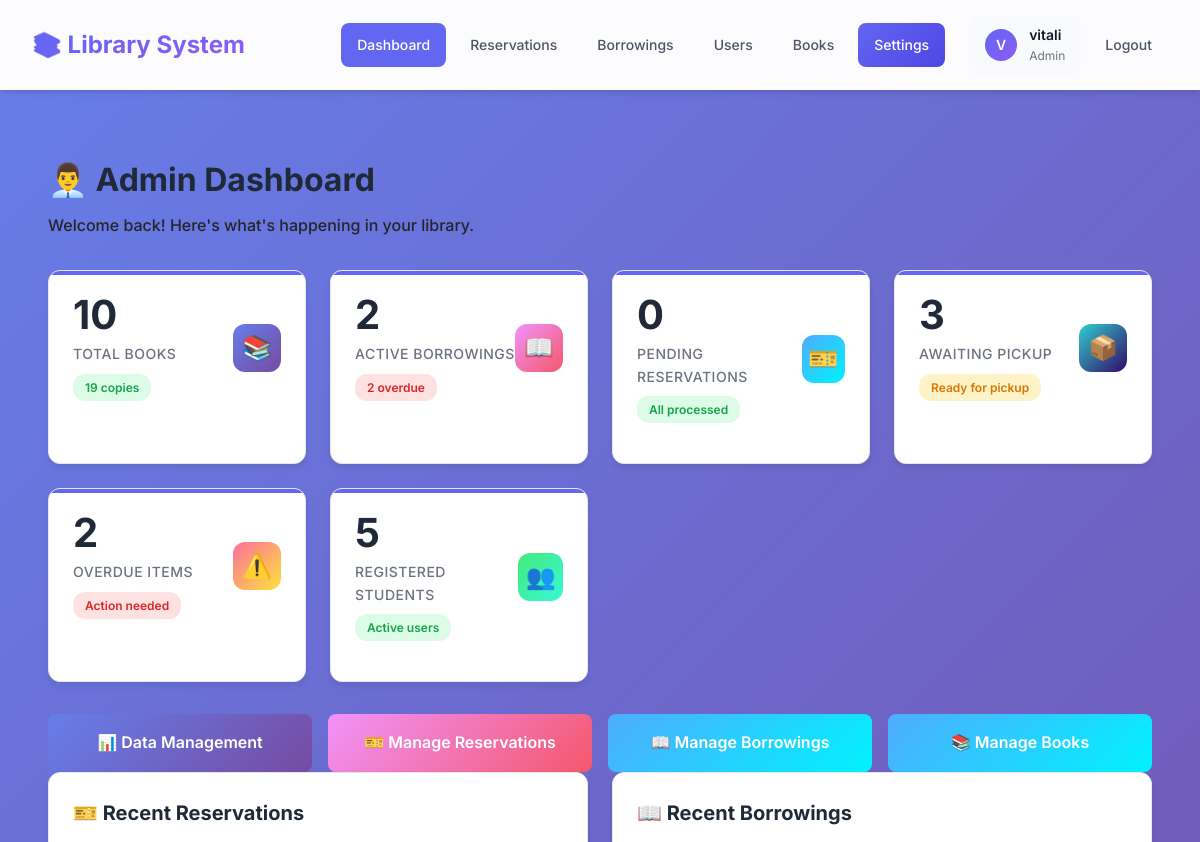
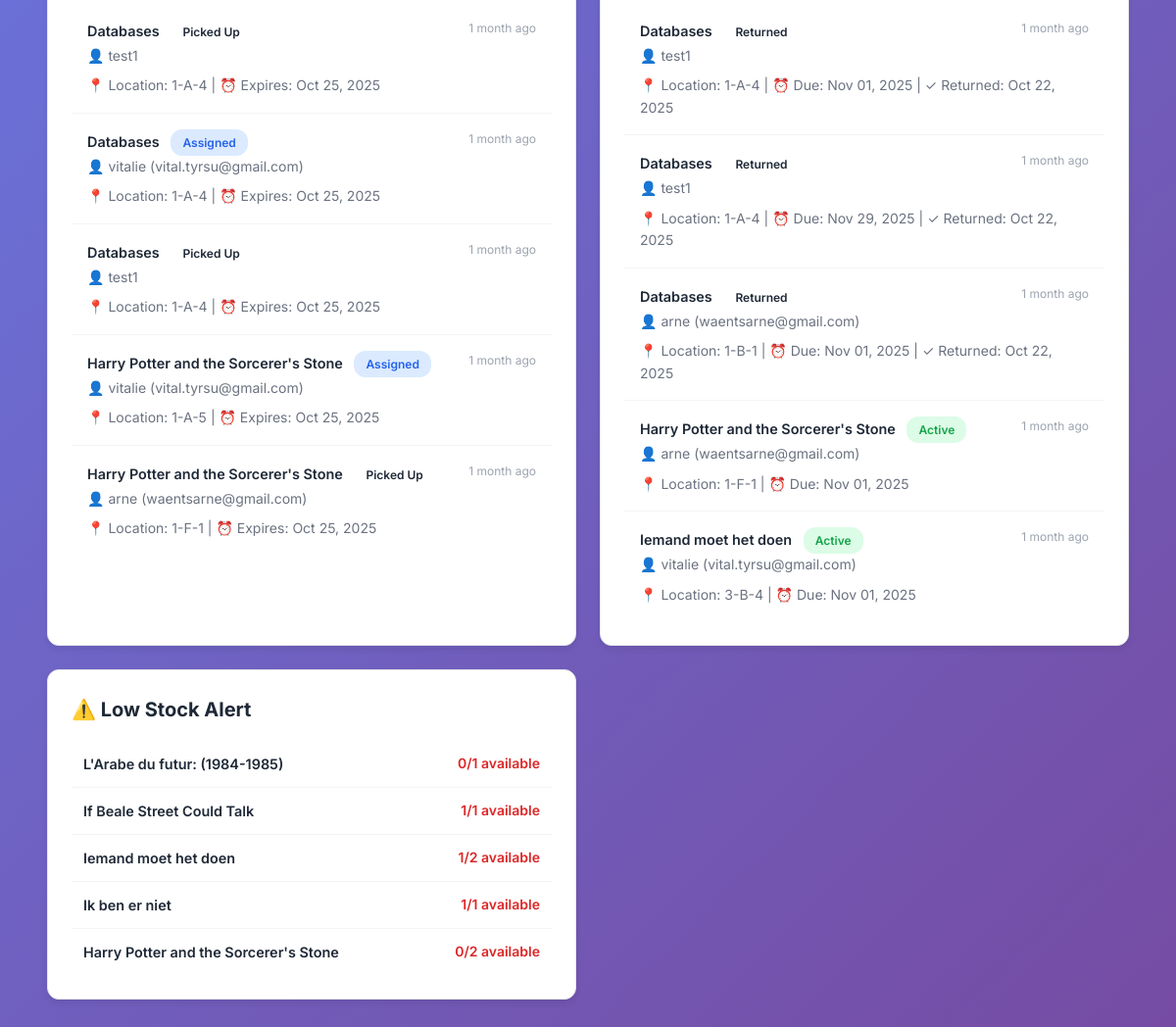
The page /admin-dashboard/ (signed in) on the database as committed earlier (2 pictures, top to bottom).
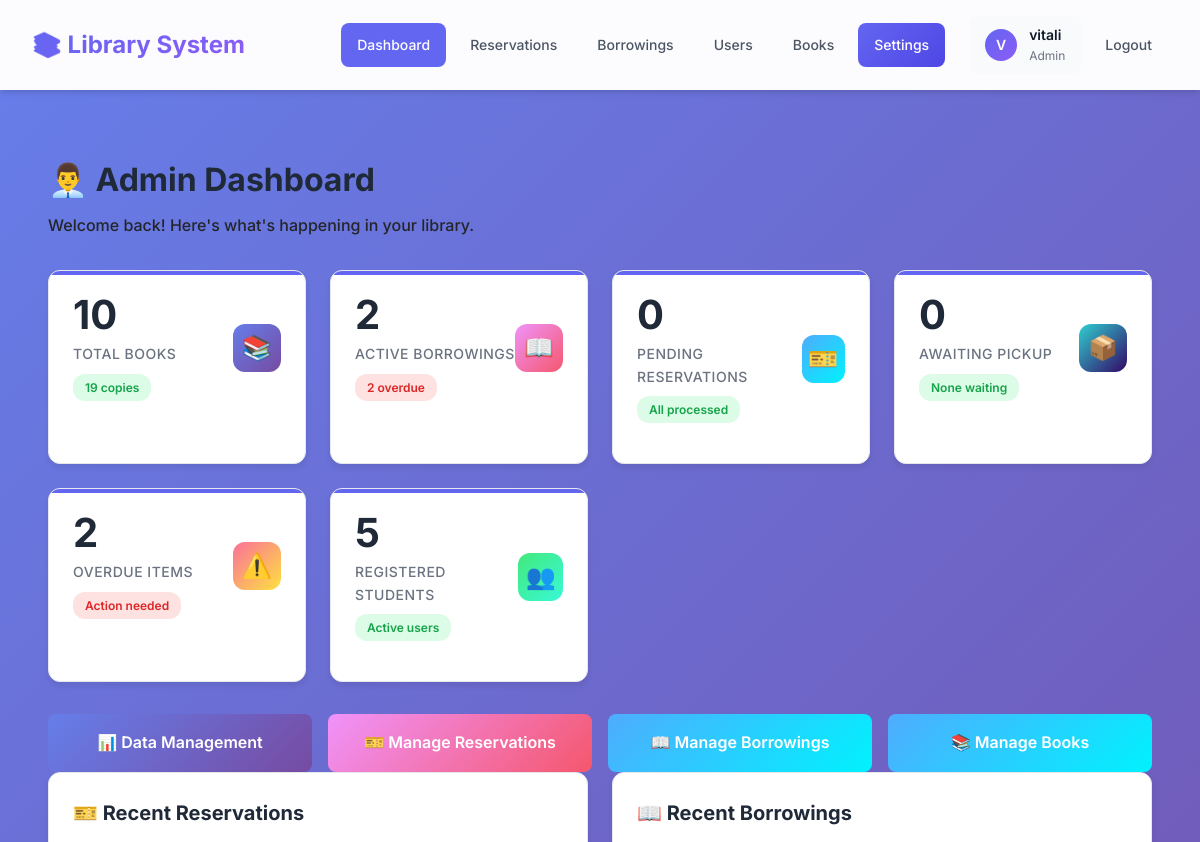
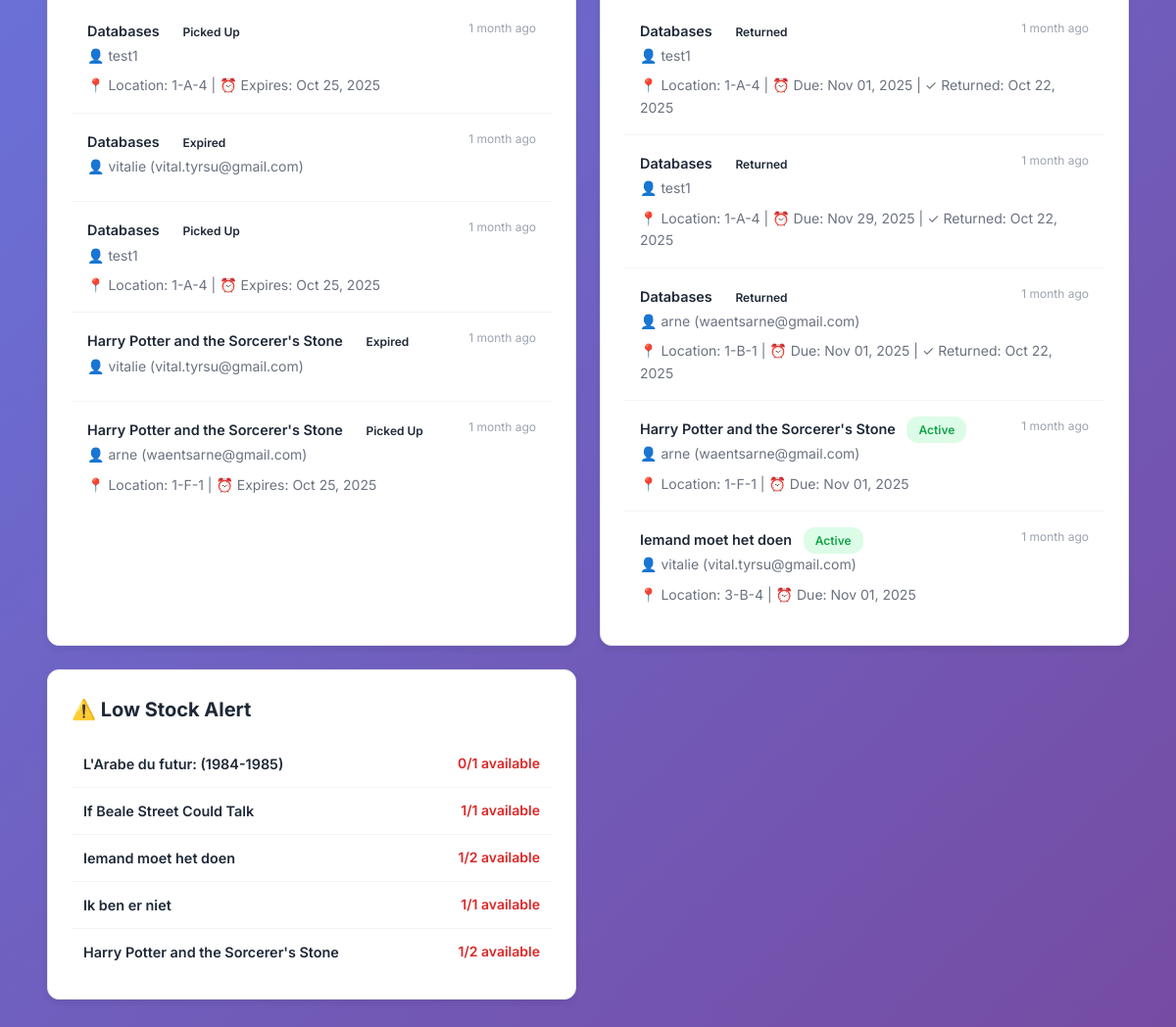
The same page on the database as committed later (2 pictures, top to bottom).
### library/models.py (models this page shows, shortened)
class Reservation(models.Model):
    STATUS_CHOICES = (
        ('pending', 'Pending'),
        ('assigned', 'Assigned'),
        ('picked_up', 'Picked Up'),
        ('expired', 'Expired'),
        ('canceled', 'Canceled'),
    )
    user = models.ForeignKey(User, on_delete=models.CASCADE)
    book = models.ForeignKey(Book, on_delete=models.CASCADE)
    copy = models.ForeignKey(BookCopy, on_delete=models.SET_NULL, null=True, blank=True)
    reservation_date = models.DateTimeField(auto_now_add=True)
    expiration_date = models.DateTimeField(null=True, blank=True)
    status = models.CharField(max_length=10, choices=STATUS_CHOICES, default='pending')
    class Meta:
        db_table = 'reservations'
        indexes = [
            models.Index(fields=['status'], name='reservation_status_idx'),  # For filtering by status
            models.Index(fields=['user', 'status'], name='reservation_user_status_idx'),  # For user's reservations
            models.Index(fields=['expiration_date'], name='reservation_expiry_idx'),  # For expiry checks
            models.Index(fields=['book', 'status'], name='reservation_book_status_idx'),  # For book availability
        ]

class BookCopy(models.Model):
    CONDITION_CHOICES = (
        ('new', 'New'),
        ('good', 'Good'),
        ('fair', 'Fair'),
        ('poor', 'Poor'),
        ('lost', 'Lost'),  # Permanently unavailable
    )
    book = models.ForeignKey(Book, on_delete=models.CASCADE)
    condition = models.CharField(max_length=50, choices=CONDITION_CHOICES, default='good')
    location = models.CharField(
        max_length=50,
        unique=True,  # Each physical location can only hold one book copy
        validators=[RegexValidator(regex=r'^\d+-[A-Z]-\d+$', message='Format must be like "1-A-12"')],
        help_text='Physical shelf location (e.g., 1-A-12). Must be unique across all book copies.'
    )
    lost_date = models.DateTimeField(null=True, blank=True, help_text='Date when book was marked as lost')
    lost_reason = models.TextField(null=True, blank=True, help_text='Reason why book was marked as lost')
    class Meta:
        db_table = 'book_copies'
        indexes = [
            models.Index(fields=['book'], name='bookcopy_book_idx'),  # For finding copies of a book
            models.Index(fields=['condition'], name='bookcopy_condition_idx'),  # For filtering lost books
        ]

class Book(models.Model):
    title = models.CharField(max_length=255)
    author = models.CharField(max_length=255, null=True, blank=True, unique=True)
    publication_year = models.IntegerField(null=True, blank=True)
    genre = models.CharField(max_length=50, null=True, blank=True)
    isbn = models.CharField(max_length=13, null=True, blank=True, unique=True)
    cover_image = models.ImageField(upload_to='book_covers/', blank=True, null=True)
    class Meta:
        db_table = 'books'
        indexes = [
            models.Index(fields=['title'], name='book_title_idx'),  # For search queries
            models.Index(fields=['author'], name='book_author_idx'),  # For search queries
            models.Index(fields=['genre'], name='book_genre_idx'),  # For genre filtering
        ]

class User(AbstractUser):
    ROLE_CHOICES = (
        ('student', 'Student'),
        ('teacher', 'Teacher'),
        ('admin', 'Admin'),
    )
    role = models.CharField(max_length=7, choices=ROLE_CHOICES, default='student')
    objects = UserManager()
    class Meta:
        db_table = 'users'

### library/views.py (the view)
# urls.py: path('admin-dashboard/', views.admin_dashboard, name='admin_dashboard'),
@login_required(login_url='student_login')
def admin_dashboard(request):
    if not request.user.is_staff:
        messages.error(request, 'You do not have permission to access the admin dashboard.')
        return redirect('book_catalog')
    from django.core.cache import cache
    cache_key = 'admin_dashboard_stats'
    stats = cache.get(cache_key)
    if not stats:
        stats = {
            'total_books': Book.objects.count(),
            'total_copies': BookCopy.objects.count(),
            'total_users': User.objects.filter(is_staff=False).count(),
            'active_borrowings': Borrowing.objects.filter(
                return_date__isnull=True,
                status='active'
            ).count(),
            'overdue_borrowings': Borrowing.objects.filter(
                return_date__isnull=True,
                status='active',
                due_date__lt=timezone.now()
            ).count(),
            'pending_reservations': Reservation.objects.filter(
                status='pending'
            ).count(),
            'assigned_reservations': Reservation.objects.filter(
                status='assigned'
            ).count(),
            'lost_books': BookCopy.objects.filter(condition='lost').count(),
        }
        cache.set(cache_key, stats, 300)
    total_books = stats['total_books']
    total_copies = stats['total_copies']
    total_users = stats['total_users']
    active_borrowings = stats['active_borrowings']
    overdue_borrowings = stats['overdue_borrowings']
    pending_reservations = stats['pending_reservations']
    assigned_reservations = stats['assigned_reservations']
    lost_books = stats['lost_books']
    recent_reservations = Reservation.objects.select_related(
        'user', 'book', 'copy'
    ).order_by('-reservation_date')[:5]
    recent_borrowings = Borrowing.objects.select_related(
        'user', 'copy__book'
    ).order_by('-borrow_date')[:5]
    low_stock_books = []
    for book in Book.objects.all():
        total_copies_count = BookCopy.objects.filter(book=book).count()
        unavailable_count = BookCopy.objects.filter(book=book).filter(
            Q(borrowing__return_date__isnull=True, borrowing__status='active') |
            Q(reservation__status__in=['assigned', 'picked_up'])
        ).distinct().count()
        available = total_copies_count - unavailable_count
        if available < 2 and total_copies_count > 0:
            low_stock_books.append({
                'book': book,
                'available': available,
                'total': total_copies_count
            })
    context = {
        'total_books': total_books,
        'total_copies': total_copies,
        'total_users': total_users,
        'active_borrowings': active_borrowings,
        'overdue_borrowings': overdue_borrowings,
        'pending_reservations': pending_reservations,
        'assigned_reservations': assigned_reservations,
        'lost_books': lost_books,
        'recent_reservations': recent_reservations,
        'recent_borrowings': recent_borrowings,
        'low_stock_books': low_stock_books[:5],  # Top 5 low stock
    }
    return render(request, 'library/admin_dashboard.html', context)

### library/templates/library/admin_dashboard.html (shortened to what the changed rows need)
{% extends 'library/base.html' %}
{% load static %}
{% block content %}
<div class="admin-dashboard">
    <div class="dashboard-header">
        <h1>👨‍💼 Admin Dashboard</h1>
    </div>
    <div class="stats-grid">
        <a href="{% url 'admin_reservations' %}?status=assigned" class="stat-card">
            <div class="stat-card-header">
                <div>
                    <div class="stat-value">{{ assigned_reservations }}</div>
                    <div class="stat-label">Awaiting Pickup</div>
                    {% if assigned_reservations > 0 %}
                        <div class="stat-badge warning">Ready for pickup</div>
                    {% else %}
                        <div class="stat-badge success">None waiting</div>
                    {% endif %}
                </div>
            </div>
        </a>
    </div>
    <div class="content-grid">
        <div class="content-card">
            <h2>🎫 Recent Reservations</h2>
            {% if recent_reservations %}
                <ul class="activity-list">
                    {% for reservation in recent_reservations %}
                        <li class="activity-item">
                            <div class="activity-header">
                                <div>
                                    <div class="activity-title">
                                        {{ reservation.book.title }}
                                        <span class="status-badge {{ reservation.status }}">
                                            {{ reservation.get_status_display }}
                                        </span>
                                    </div>
                                    <div class="activity-user">
                                        👤 {{ reservation.user.username }}
                                        {% if reservation.user.email %}
                                            ({{ reservation.user.email }})
                                        {% endif %}
                                    </div>
                                </div>
                                <div class="activity-time">
                                    {{ reservation.reservation_date|timesince }} ago
                                </div>
                            </div>
                            {% if reservation.copy %}
                                <div class="activity-details">
                                    📍 Location: {{ reservation.copy.location }}
                                    {% if reservation.expiration_date %}
                                        | ⏰ Expires: {{ reservation.expiration_date|date:"M d, Y" }}
                                    {% endif %}
                                </div>
                            {% endif %}
                        </li>
                    {% endfor %}
                </ul>
            {% else %}
                <div class="empty-state">
                    <div class="empty-state-icon">📭</div>
                    <p>No recent reservations</p>
                </div>
            {% endif %}
        </div>
        <div class="content-card">
            <h2>📖 Recent Borrowings</h2>
        </div>
        <div class="content-card">
            <h2>⚠️ Low Stock Alert</h2>
            {% if low_stock_books %}
                <ul class="low-stock-list">
                    {% for item in low_stock_books %}
                        <li class="low-stock-item">
                            <div class="low-stock-title">{{ item.book.title }}</div>
                            <div class="low-stock-count">
                                {{ item.available }}/{{ item.total }} available
                            </div>
                        </li>
                    {% endfor %}
                </ul>
            {% else %}
                <div class="empty-state">
                    <div class="empty-state-icon">✅</div>
                    <p>All books are well stocked!</p>
                </div>
            {% endif %}
        </div>
    </div>
</div>
{% endblock %}

Rows that differ between the two databases and show on the page:
changed Reservation (number 2 of 5 on the later page): status "Assigned" → "Expired"; copy_id 17 → empty (drawn); copy.location "1-A-4" → (not shown); expiration_date "Oct 25, 2025" → (not shown)
changed Reservation (number 4 of 5 on the later page): status "Assigned" → "Expired"; copy_id 18 → empty (drawn); copy.location "1-A-5" → (not shown); expiration_date "Oct 25, 2025" → (not shown)
computed for Book "Harry Potter and the Sorcerer's Stone": available "0" → "1"
Other text that changed with them:
{{ assigned_reservations }}: "3" → "0"
text no longer shown: "Ready for pickup"
text now shown: "None waiting"
